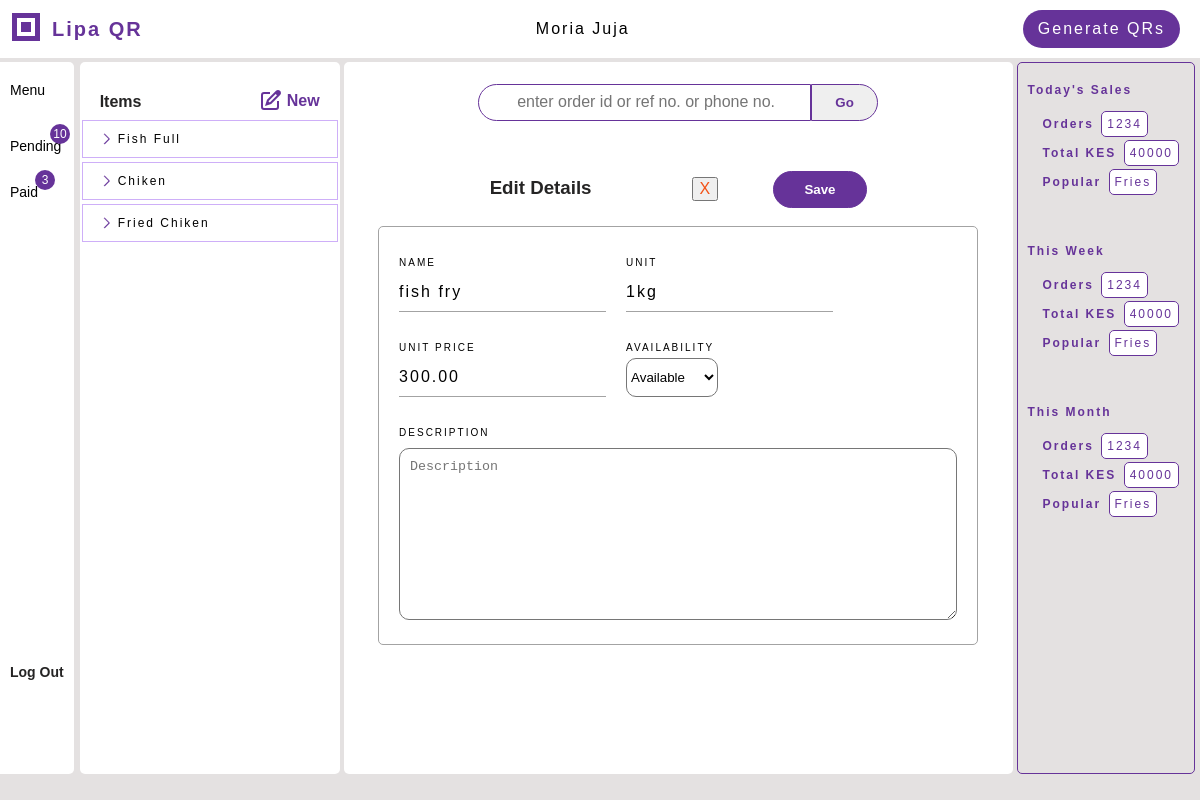
The app's page /edit_item/16/ (signed in), older data.
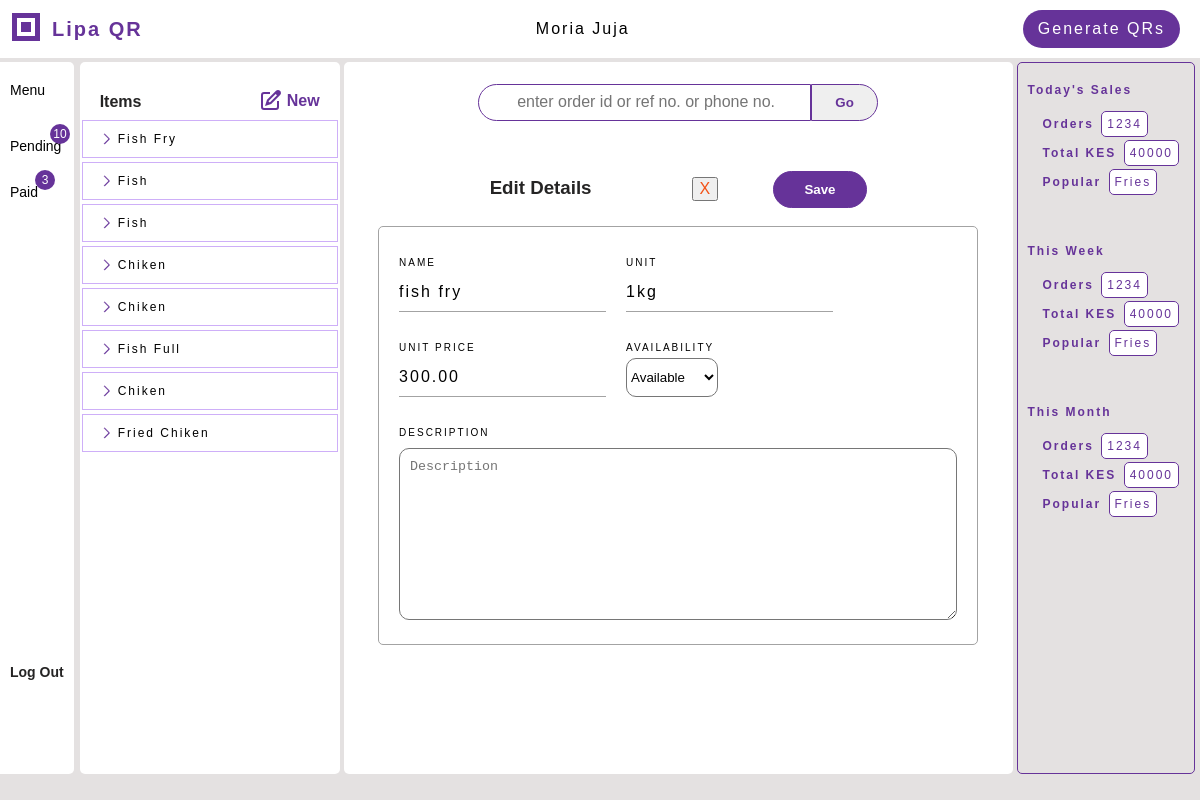
The same page, newer data.
### menus/models.py (models this page shows, shortened)
class Item(models.Model):
    item_id = models.AutoField(primary_key=True)
    name = LowercaseTextField(max_length=100, null=True, blank=False)
    description = models.CharField(max_length=255, blank=True)
    unit = models.CharField(max_length=50, null=True, blank=False)
    unit_price = models.DecimalField(max_digits=10, decimal_places=2)
    image = models.FileField(upload_to='item_images/', blank=False, null=True)
    available = models.BooleanField(default=True)
    restaurant = models.ForeignKey(Restaurant, related_name="items", on_delete=models.SET_NULL, null=True, blank=True)
    @classmethod
    def get(cls, item_id):
        return cls.objects.filter(item_id=item_id).first()

### qrgenerator/views_dashbord.py (the view)
# urls.py: path('edit_item/<int:item_id>/', views_dashbord.edit_item, name='edit_item'),
def edit_item(request, item_id):
    context = {}
    context['items'] = request.user.restaurant.items.all().order_by('-item_id')
    item = Item.get(item_id=item_id)
    if not item:
        context['message'] = f"Item does not exist"
    if request.method == 'POST' and item:
        form = EditItemForm(request.POST, instance=item)
        if form.is_valid():
            form.save()
            return redirect('qrgenerator:view_item', item_id)
        context['form'] = form
    context['form'] = EditItemForm(instance=item)
    return render(request, 'qrgenerator/edit_item.html', context)

### qrgenerator/forms.py
class EditItemForm(forms.ModelForm):
    class Meta:
        model = Item
        fields = ['name', 'unit', 'description', 'available', 'unit_price']
        widgets = {
            'name': forms.TextInput(attrs={'name': 'name', 'id': 'name', 'class': 'form-input', 'placeholder': 'Item Name'}),
            'description': forms.Textarea(attrs={'name': 'description', 'id': 'description', 'class': 'form-input', 'placeholder': 'Description'}),
            'unit': forms.TextInput(attrs={'name': 'unit', 'id': 'unit', 'class': 'form-input', 'placeholder': 'Unit'}),
            'unit_price': forms.NumberInput(attrs={'name': 'unit_price', 'id': 'unit_price', 'class': 'form-input', 'placeholder': 'Unit Price'}),
            'available': forms.Select(
                choices=[('available', 'Available'), ('unavailable', 'Unavailable')],
                attrs={'name': 'available', 'id': 'available', 'class': 'form-input'}
            ),
        }

### qrgenerator/templates/qrgenerator/edit_item.html (shortened to what this page needs)
{% extends 'qrgenerator/menu.html' %}
{% load static %}
{% block workspace %}
<div class="form-wrapper">
    <div class="form-title"><h3>Edit Details<button type="submit" form="form-remove" class="remove">X</button>
    <button type="submit" form="form-edit" class="button-save" id="button-save-top">Save</button>
    </h3></div>
    <form method="post" action="" id="form-edit" class="form-register order-summary max-w-600">
        <div class="input-wrapper"><div class="label">NAME</div>
            {{ form.name }}
        </div>
        <div class="input-wrapper"><div class="label">UNIT</div>
            {{ form.unit }}
        </div>
        <div class="input-wrapper"><div class="label">UNIT PRICE</div>
            {{ form.unit_price }}
        </div>
        <div class="input-wrapper"><div class="label">AVAILABILITY</div>
            {{ form.available }}
        </div>
        <div class="input-wrapper description"><div class="label">DESCRIPTION</div>
            {{ form.description }}
        </div>
    </form>
</div>
{% endblock %}

### qrgenerator/templates/qrgenerator/menu.html (shortened to what this page needs)
{% extends 'qrgenerator/dashbord.html' %}
{% block menu_elements %}
<div class="menu-elements bg-white">
    <div class="elements-top">
        <div class="elements-title">Items</div>
        <a href="{% url 'qrgenerator:add_item' %}" id="add-new">
            <span id="new">New</span>
        </a>
    </div>
    <div class="elements-wrapper">
        {% if items %}
        {% for item in items %}
        <a href="{% url 'qrgenerator:view_item' item.item_id %}">
            <div class="element-highlight">
                <span class="item-name item-property">{{item.name.title}}</span>
            </div>
        </a>
        {% endfor %}
    </div>
    {% endif %}
</div>
{% endblock %}

Row changes from the older to the newer data that the page shows:
now on one of the page's lists (row edited): Item: name "Fish Fry"
now on this page (row edited): Item: name "Fish"
now on this page (row edited): Item: name "Fish"
now on this page (row edited): Item: name "Chiken"
now on this page (row edited): Item: name "Chiken"
